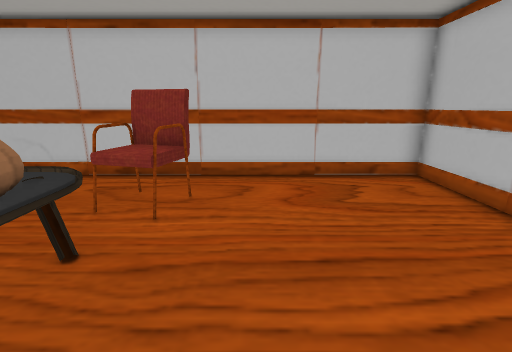
View 1 (above)

16 first-person views from a walk through a level from a Godot 3-D game. The camera is 1.2 m above the floor, tilts 14° down and sees 85° across. The floor is counted in squares, 0.5 m on a side. Each view is taken from the middle of a square. On the plan, view 1 faces up. The plan holds only what a view shows up to about 18 squares ahead; the rest is blank. Characters and animated objects are not drawn. Some surface patterns are stand-ins.

View 2
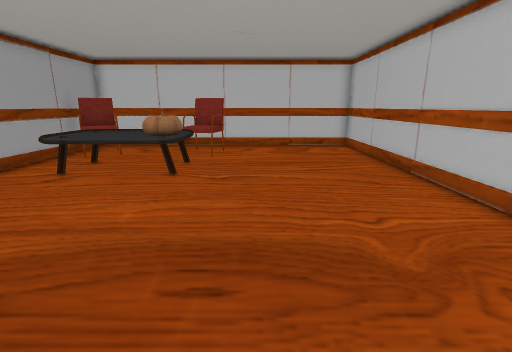

View 3
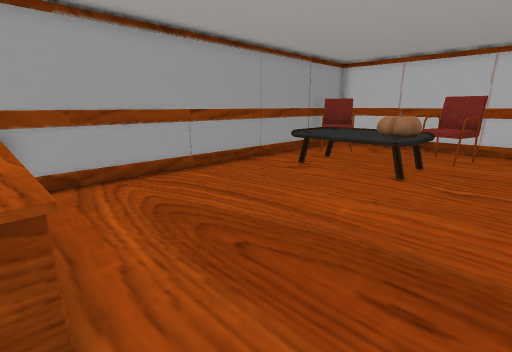

View 4
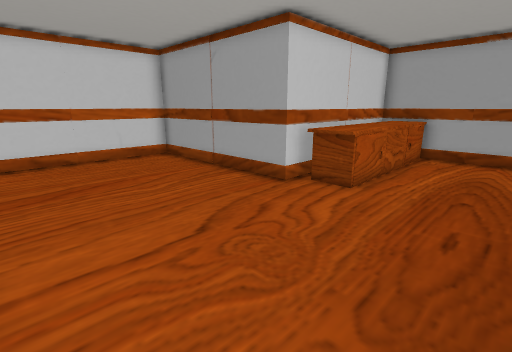

View 5
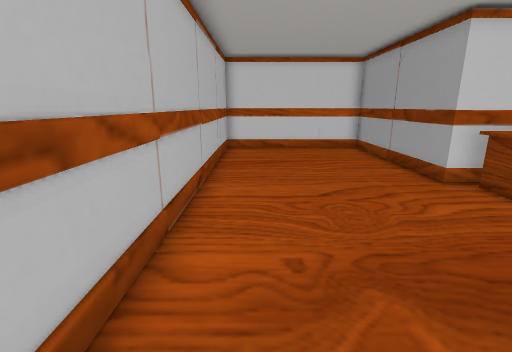

View 6
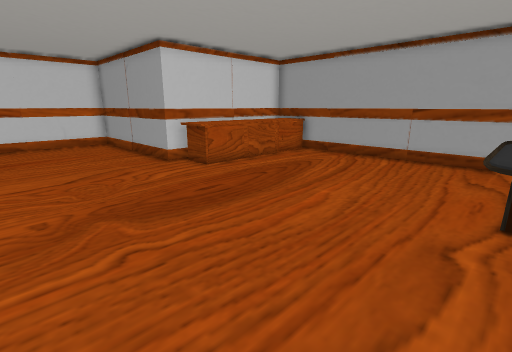

View 7
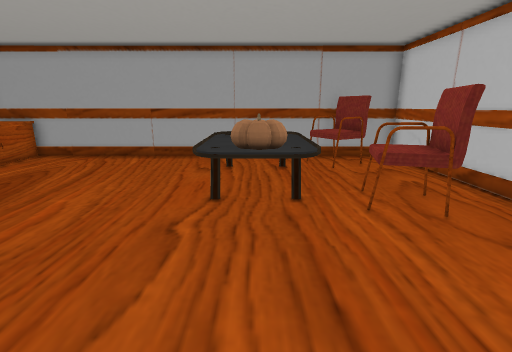

View 8
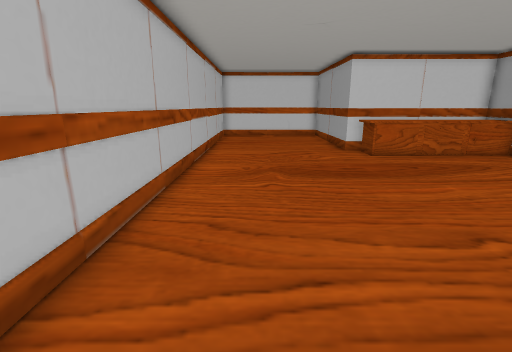

View 9
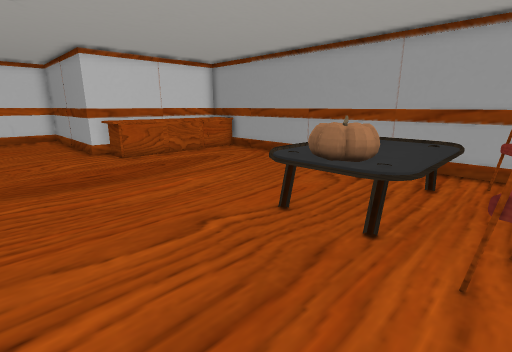

View 10
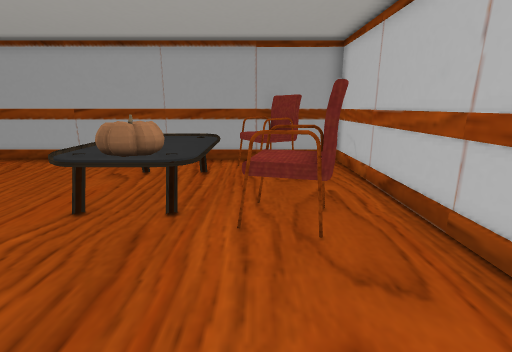

View 11
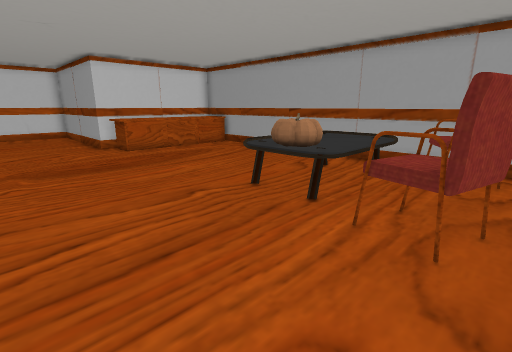

View 12
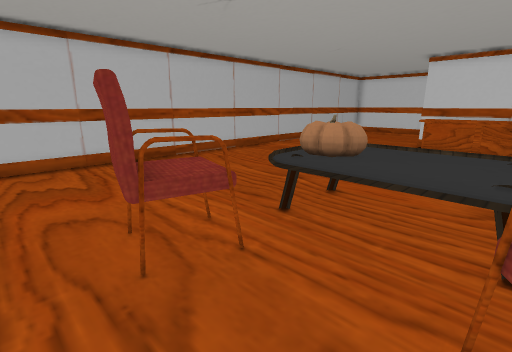

View 13
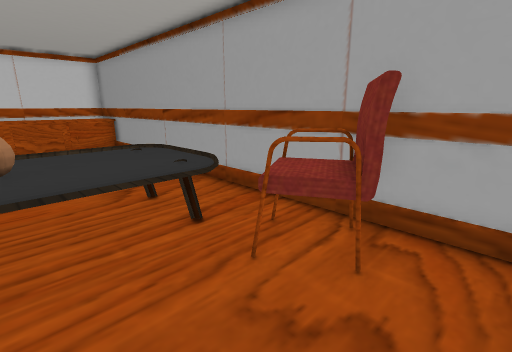

View 14
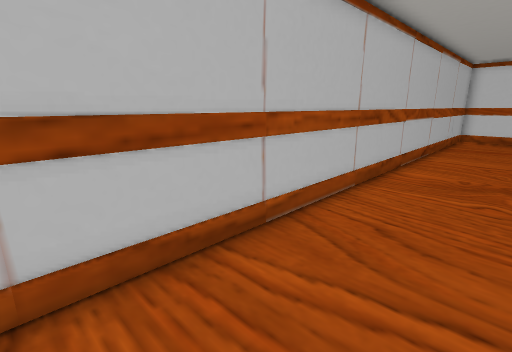

View 15
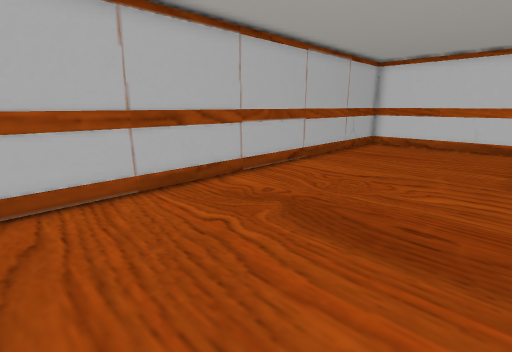

View 16
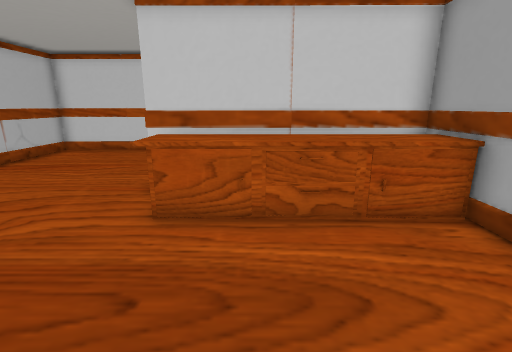

### Floor plan
Key: @ floor where view 1 was taken; # wall or solid block; . floor; C chair; T table; P pumpkin; A cabinet.
Columns run from 10 left of view 1 to 6 right of it. Each row starts with its distance up from view 1.
 10 #################
  9 # ..............#
  8 # C....CC.......#
  7 #CCC..CCC.......#
  6 #CCC..CCC.......#
  5 # CTTTTT........#
  4 # TTTTPP........#
  3  ##TTTPP........#
  2  ##TTTPP........#
  1  #.####T........#
  0  #........@.....#
 -1  #..............#
 -2  #..............#
 -3  #..............#
 -4  #..............#
 -5  #..............#
 -6 # ..............#
 -7 # ..............#
 -8 #AAAAAAA .......#
 -9 #AAAAAAA .......#
-10 #########.......#
-11         #.......#
-12         #.......#
-13         #.......#
-14         #.......#
-15         #.......#
-16         #.......#
-17         #  ...  #
-18          ########

Where each view was taken, in squares from view 1:
view 1: 0 up, 0 right, facing up
view 2: 8 down, 0 right, facing up
view 3: 8 down, 0 right, facing up-left
view 4: 4 down, 5 right, facing down-left
view 5: 1 down, 4 right, facing down
view 6: 2 up, 4 right, facing down-left
view 7: 3 up, 4 right, facing left
view 8: 6 up, 3 right, facing down
view 9: 6 up, 2 right, facing down-left
view 10: 6 up, 3 right, facing left
view 11: 8 up, 3 right, facing down-left
view 12: 9 up, 7 left, facing down-right
view 13: 9 up, 4 left, facing down-left
view 14: 6 up, 2 right, facing down-right
view 15: 1 up, 2 left, facing down-right
view 16: 2 down, 5 left, facing down
